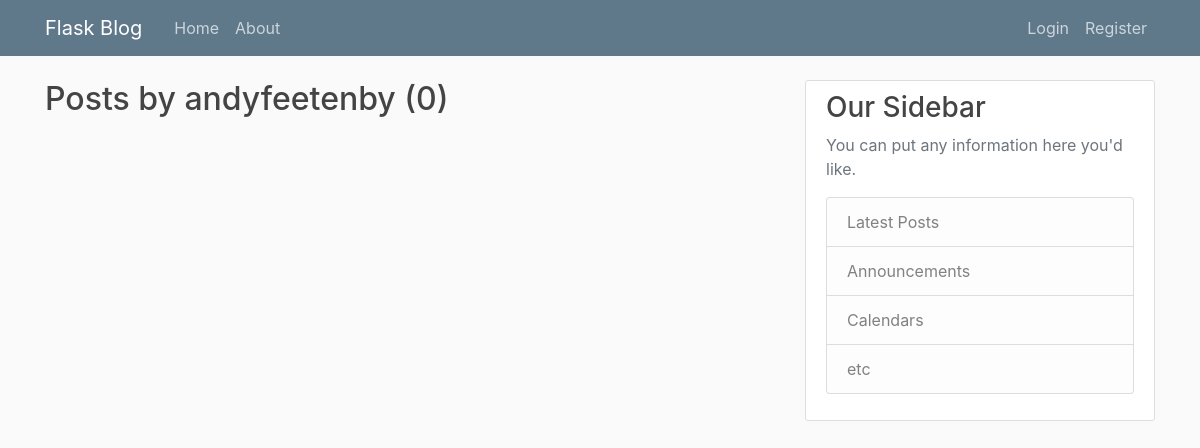
/User/andyfeetenby, run on an earlier commit of the app's database.
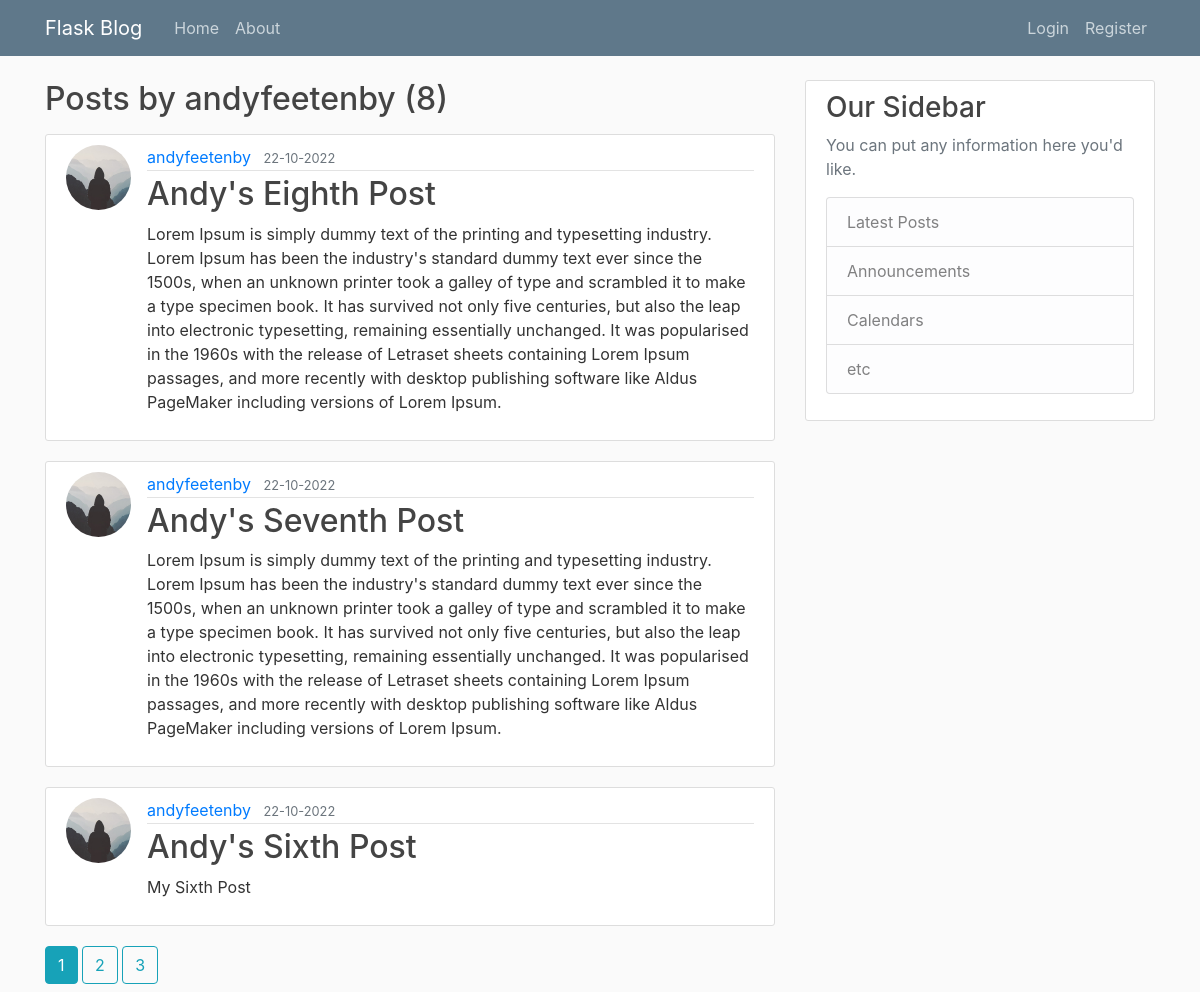
And on a later commit of the database.
### app/models.py (models this page shows, shortened)
class Post(db.Model):
  id              = db.Column(db.Integer, primary_key=True)
  title           = db.Column(db.String(100), nullable=False)
  date_posted     = db.Column(db.DateTime, nullable=False, default=datetime.utcnow)
  content         = db.Column(db.Text, nullable=False)
  user_id         = db.Column(db.Integer, db.ForeignKey('user.id'), nullable=False)

class User(db.Model, UserMixin):
  id              = db.Column(db.Integer, primary_key=True)
  username        = db.Column(db.String(20), unique=True, nullable=False)
  email           = db.Column(db.String(120), unique=True, nullable=False)
  image_file      = db.Column(db.String(20), nullable=False, default='default.jpg')
  password        = db.Column(db.String(60), nullable=False)
  posts           = db.relationship('Post', backref='author', lazy=True)

### app/User/views.py (the view)
@user_blueprint.route("/<string:username>")
def get_posts(username):
  page = request.args.get('page', 1, type=int)
  user = User.query.filter_by(username=username).first_or_404()
  posts = Post.query\
    .filter_by(author=user)\
    .order_by(Post.date_posted.desc())\
    .paginate(per_page=3, page = page)
  return render_template("posts.html", posts = posts, user=user)

### app/User/templates/User/posts.html (shortened to what this page needs)
{% extends 'public/templates/public_template.html' %}
{% block content %}
  <h2 class="mb-3">Posts by {{ user.username }} ({{ posts.total }})</h1>
  {% for post in posts.items %}
  <article class="media content-section">
    <img src="{{ url_for('User.static', filename='profile_pics/' + post.author.image_file) }}" class="rounded-circle article-img">
    <div class="media-body">
      <div class="article-metadata">
        <a class="mr-2" href="{{ url_for('User.get_posts', username=post.author.username) }}">{{ post.author.username }}</a>
        <small class="text-muted">{{ post.date_posted.strftime('%d-%m-%Y') }}</small>
      </div>
      <h2><a class="article-title" href="{{ url_for('Post.get', post_id=post.id) }}">{{ post.title }}</a></h2>
      <p class="article-content">{{ post.content }}</p>
    </div>
  </article>
  {% endfor %}
  {% for page_num in posts.iter_pages(left_edge=1, right_edge=1, left_current=1, right_current=2) %}
    {% if page_num %}
      {% if posts.page == page_num %}
        <a class="btn btn-info mb-2" href="{{ url_for('User.get_posts', username=user.username, page=page_num) }}">{{ page_num }}</a>
      {% else %}
        <a class="btn btn-outline-info mb-2" href="{{ url_for('User.get_posts', username=user.username, page=page_num) }}">{{ page_num }}</a>
      {% endif %}
    {% else %}
      ...
    {% endif %}
  {% endfor %}
{% endblock %}

What changed in the data, as far as the page shows it:
added Post: image_file (placeholder picture), author.username "andyfeetenby", date_posted "22-10-2022", title "Andy's Eighth Post", content "Lorem Ipsum is simply dummy text of the printing and typesetting industry. Lorem Ipsum has been the industry's standard dummy text ever since the 1500s, when an unknown printer took a galley of type and scrambled it to make a type specimen book. It has survived not only five centuries, but also the leap into electronic typesetting, remaining essentially unchanged. It was popularised in the 1960s with the release of Letraset sheets containing Lorem Ipsum passages, and more recently with desktop publishing software like Aldus PageMaker including versions of Lorem Ipsum."
added Post: image_file (placeholder picture), author.username "andyfeetenby", date_posted "22-10-2022", title "Andy's Seventh Post", content "Lorem Ipsum is simply dummy text of the printing and typesetting industry. Lorem Ipsum has been the industry's standard dummy text ever since the 1500s, when an unknown printer took a galley of type and scrambled it to make a type specimen book. It has survived not only five centuries, but also the leap into electronic typesetting, remaining essentially unchanged. It was popularised in the 1960s with the release of Letraset sheets containing Lorem Ipsum passages, and more recently with desktop publishing software like Aldus PageMaker including versions of Lorem Ipsum."
added Post: image_file (placeholder picture), author.username "andyfeetenby", date_posted "22-10-2022", title "Andy's Sixth Post", content "My Sixth Post"
Also different on the page:
{{ posts.total }}: "0" → "8"
new list line: "1"
new list line: "2"
new list line: "3"
